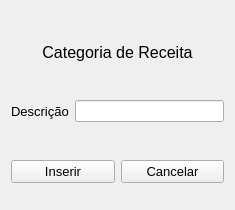
<?xml version="1.0" encoding="UTF-8"?>
<ui version="4.0">
 <class>Form</class>
 <widget class="QWidget" name="Form">
  <property name="geometry">
   <rect>
    <x>0</x>
    <y>0</y>
    <width>235</width>
    <height>210</height>
   </rect>
  </property>
  <property name="windowTitle">
   <string>Form</string>
  </property>
  <layout class="QGridLayout" name="gridLayout">
   <item row="0" column="0">
    <layout class="QVBoxLayout" name="verticalLayout">
     <item>
      <spacer name="verticalSpacer_3">
       <property name="orientation">
        <enum>Qt::Vertical</enum>
       </property>
       <property name="sizeHint" stdset="0">
        <size>
         <width>20</width>
         <height>40</height>
        </size>
       </property>
      </spacer>
     </item>
     <item>
      <widget class="QLabel" name="label">
       <property name="font">
        <font>
         <family>Arial</family>
         <pointsize>12</pointsize>
        </font>
       </property>
       <property name="text">
        <string>&lt;html&gt;&lt;head/&gt;&lt;body&gt;&lt;p align=&quot;center&quot;&gt;Categoria de Receita&lt;/p&gt;&lt;/body&gt;&lt;/html&gt;</string>
       </property>
      </widget>
     </item>
     <item>
      <spacer name="verticalSpacer">
       <property name="orientation">
        <enum>Qt::Vertical</enum>
       </property>
       <property name="sizeHint" stdset="0">
        <size>
         <width>20</width>
         <height>40</height>
        </size>
       </property>
      </spacer>
     </item>
     <item>
      <layout class="QHBoxLayout" name="horizontalLayout_2">
       <item>
        <widget class="QLabel" name="label_2">
         <property name="font">
          <font>
           <family>Arial</family>
           <pointsize>10</pointsize>
          </font>
         </property>
         <property name="text">
          <string>Descrição</string>
         </property>
        </widget>
       </item>
       <item>
        <widget class="QLineEdit" name="txt_desc_cat_receita"/>
       </item>
      </layout>
     </item>
     <item>
      <spacer name="verticalSpacer_2">
       <property name="orientation">
        <enum>Qt::Vertical</enum>
       </property>
       <property name="sizeHint" stdset="0">
        <size>
         <width>20</width>
         <height>40</height>
        </size>
       </property>
      </spacer>
     </item>
     <item>
      <layout class="QHBoxLayout" name="horizontalLayout">
       <item>
        <widget class="QPushButton" name="btn_inserir_cat_receita">
         <property name="font">
          <font>
           <family>Arial</family>
           <pointsize>10</pointsize>
          </font>
         </property>
         <property name="cursor">
          <cursorShape>PointingHandCursor</cursorShape>
         </property>
         <property name="text">
          <string>Inserir</string>
         </property>
        </widget>
       </item>
       <item>
        <widget class="QPushButton" name="btn_cancelar_cat_receita">
         <property name="font">
          <font>
           <family>Arial</family>
           <pointsize>10</pointsize>
          </font>
         </property>
         <property name="cursor">
          <cursorShape>PointingHandCursor</cursorShape>
         </property>
         <property name="text">
          <string>Cancelar</string>
         </property>
        </widget>
       </item>
      </layout>
     </item>
    </layout>
   </item>
   <item row="1" column="0">
    <spacer name="verticalSpacer_4">
     <property name="orientation">
      <enum>Qt::Vertical</enum>
     </property>
     <property name="sizeHint" stdset="0">
      <size>
       <width>20</width>
       <height>40</height>
      </size>
     </property>
    </spacer>
   </item>
  </layout>
 </widget>
 <resources/>
 <connections/>
</ui>
